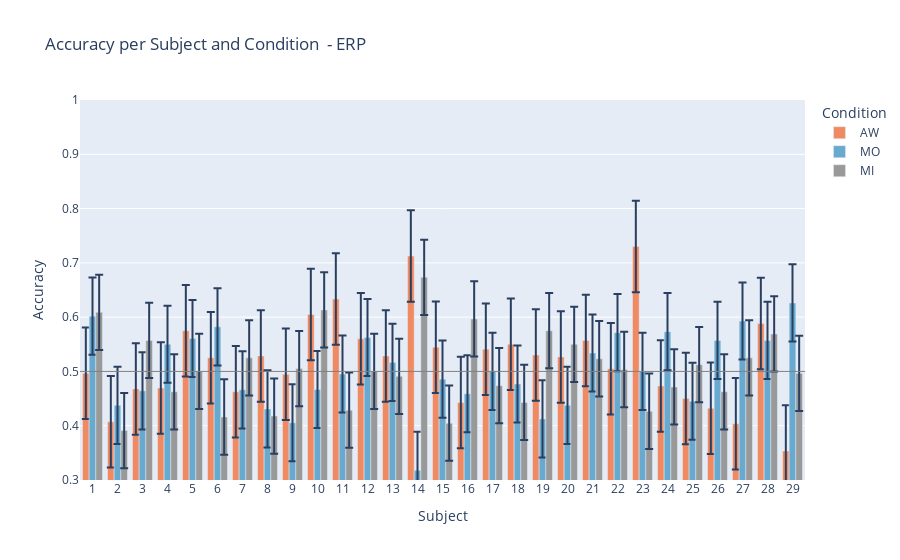

The code cell stored with this chart in its notebook:
### Code cell
# Create a DataFrame to organize the data
data = []
for subject_id, scores in AW_results['ERP'].items():
    data.append({
        'Subject': subject_id,
        'Condition': 'AW',
        'Accuracy': scores['average_accuracy']
    })
for subject_id, scores in MO_results['ERP'].items():
    data.append({
        'Subject': subject_id,
        'Condition': 'MO',
        'Accuracy': scores['average_accuracy']
    })
for subject_id, scores in MI_results['ERP'].items():
    data.append({
        'Subject': subject_id,
        'Condition': 'MI',
        'Accuracy': scores['average_accuracy']
    })

df = pd.DataFrame(data)
df_grouped = df.iloc[:,1:].groupby('Condition').agg(['mean', 'std'])
print(df_grouped)

# Calculate means and stds for error bars
means = df.groupby('Condition')['Accuracy'].mean()
stds = df.groupby('Condition')['Accuracy'].std()

# Create Plotly grouped bar chart with error bars
fig = go.Figure()

for condition in df['Condition'].unique():
    cond_df = df[df['Condition'] == condition]
    fig.add_trace(go.Bar(
        x=cond_df['Subject'],
        y=cond_df['Accuracy'],
        name=condition,
        marker_color=colors[condition],
        error_y=dict(
            type='data',
            array=[stds[condition]] * len(cond_df),  # same std for all bars in this condition
            visible=True
        )
    ))

# Add chance level line
fig.add_hline(y=0.5, line_width=1, line_color="gray")

# Update layout to show subject IDs on x-axis ticks
fig.update_layout(
    barmode='group',
    xaxis_title='Subject',
    yaxis_title='Accuracy',
    title='Accuracy per Subject and Condition  - ERP',
    legend_title_text='Condition',
    xaxis=dict(
        tickmode='array',
        tickvals=df['Subject'].unique(),
        ticktext=df['Subject'].unique()
    ),
    yaxis=dict(range=[0.3, 1.0], tick0=0.4, dtick=0.1),
)

fig.show()

### Figure 1 — Plotly figure (JSON) as saved in the notebook; plotly's stock layout.template omitted (floating-point values rounded to 4 significant figures)
{"data": [{"error_y": {"array": [0.08428, 0.08428, 0.08428, 0.08428, 0.08428, 0.08428, 0.08428, 0.08428, 0.08428, 0.08428, 0.08428, 0.08428, 0.08428, 0.08428, 0.08428, 0.08428, 0.08428, 0.08428, 0.08428, 0.08428, 0.08428, 0.08428, 0.08428, 0.08428, 0.08428, 0.08428, 0.08428, 0.08428, 0.08428], "type": "data", "visible": true}, "marker": {"color": "#ef8a62"}, "name": "AW", "type": "bar", "x": ["1", "2", "3", "4", "5", "6", "7", "8", "9", "10", "11", "12", "13", "14", "15", "16", "17", "18", "19", "20", "21", "22", "23", "24", "25", "26", "27", "28", "29"], "y": [0.4967, 0.4071, 0.4679, 0.4696, 0.575, 0.525, 0.4625, 0.5286, 0.4946, 0.605, 0.6333, 0.56, 0.5286, 0.7125, 0.5446, 0.4429, 0.5411, 0.55, 0.5304, 0.5268, 0.5571, 0.5048, 0.73, 0.4732, 0.45, 0.4321, 0.4036, 0.5881, 0.3536]}, {"error_y": {"array": [0.07104, 0.07104, 0.07104, 0.07104, 0.07104, 0.07104, 0.07104, 0.07104, 0.07104, 0.07104, 0.07104, 0.07104, 0.07104, 0.07104, 0.07104, 0.07104, 0.07104, 0.07104, 0.07104, 0.07104, 0.07104, 0.07104, 0.07104, 0.07104, 0.07104, 0.07104, 0.07104, 0.07104, 0.07104], "type": "data", "visible": true}, "marker": {"color": "#67a9cf"}, "name": "MO", "type": "bar", "x": ["1", "2", "3", "4", "5", "6", "7", "8", "9", "10", "11", "12", "13", "14", "15", "16", "17", "18", "19", "20", "21", "22", "23", "24", "25", "26", "27", "28", "29"], "y": [0.6018, 0.4375, 0.4643, 0.55, 0.5607, 0.5821, 0.4661, 0.431, 0.4054, 0.4667, 0.4952, 0.5625, 0.5167, 0.3179, 0.4857, 0.4589, 0.5, 0.4768, 0.4125, 0.4375, 0.5339, 0.5714, 0.5, 0.5732, 0.445, 0.5571, 0.5929, 0.5571, 0.6262]}, {"error_y": {"array": [0.06933, 0.06933, 0.06933, 0.06933, 0.06933, 0.06933, 0.06933, 0.06933, 0.06933, 0.06933, 0.06933, 0.06933, 0.06933, 0.06933, 0.06933, 0.06933, 0.06933, 0.06933, 0.06933, 0.06933, 0.06933, 0.06933, 0.06933, 0.06933, 0.06933, 0.06933, 0.06933, 0.06933, 0.06933], "type": "data", "visible": true}, "marker": {"color": "#999999"}, "name": "MI", "type": "bar", "x": ["1", "2", "3", "4", "5", "6", "7", "8", "9", "10", "11", "12", "13", "14", "15", "16", "17", "18", "19", "20", "21", "22", "23", "24", "25", "26", "27", "28", "29"], "y": [0.6089, 0.3911, 0.5571, 0.4625, 0.5, 0.4161, 0.525, 0.4179, 0.5054, 0.6133, 0.4286, 0.5, 0.4911, 0.6733, 0.4048, 0.5967, 0.4738, 0.4429, 0.575, 0.55, 0.5233, 0.5036, 0.4267, 0.4714, 0.5125, 0.4625, 0.525, 0.569, 0.4964]}], "layout": {"barmode": "group", "legend": {"title": {"text": "Condition"}}, "shapes": [{"line": {"color": "gray", "width": 1}, "type": "line", "x0": 0, "x1": 1, "xref": "x domain", "y0": 0.5, "y1": 0.5, "yref": "y"}], "title": {"text": "Accuracy per Subject and Condition  - ERP"}, "xaxis": {"tickmode": "array", "ticktext": ["1", "2", "3", "4", "5", "6", "7", "8", "9", "10", "11", "12", "13", "14", "15", "16", "17", "18", "19", "20", "21", "22", "23", "24", "25", "26", "27", "28", "29"], "tickvals": ["1", "2", "3", "4", "5", "6", "7", "8", "9", "10", "11", "12", "13", "14", "15", "16", "17", "18", "19", "20", "21", "22", "23", "24", "25", "26", "27", "28", "29"], "title": {"text": "Subject"}}, "yaxis": {"dtick": 0.1, "range": [0.3, 1], "tick0": 0.4, "title": {"text": "Accuracy"}}}}
